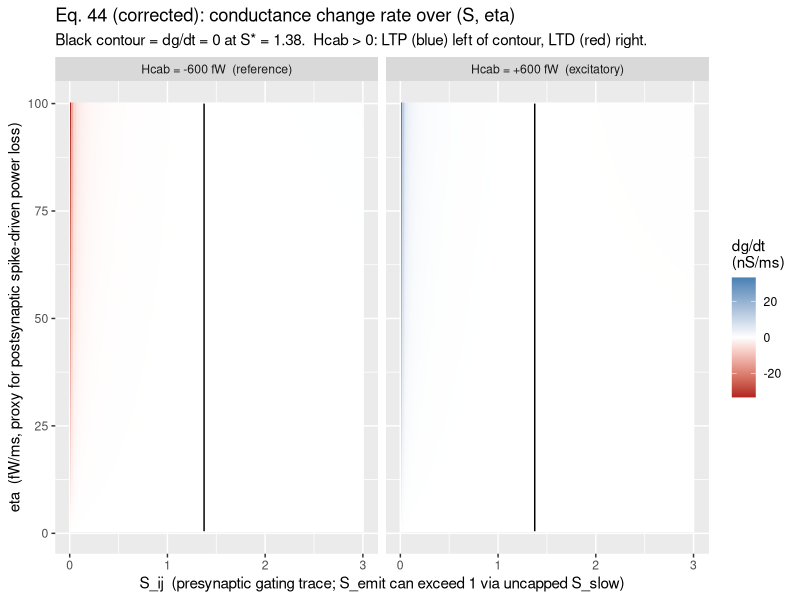
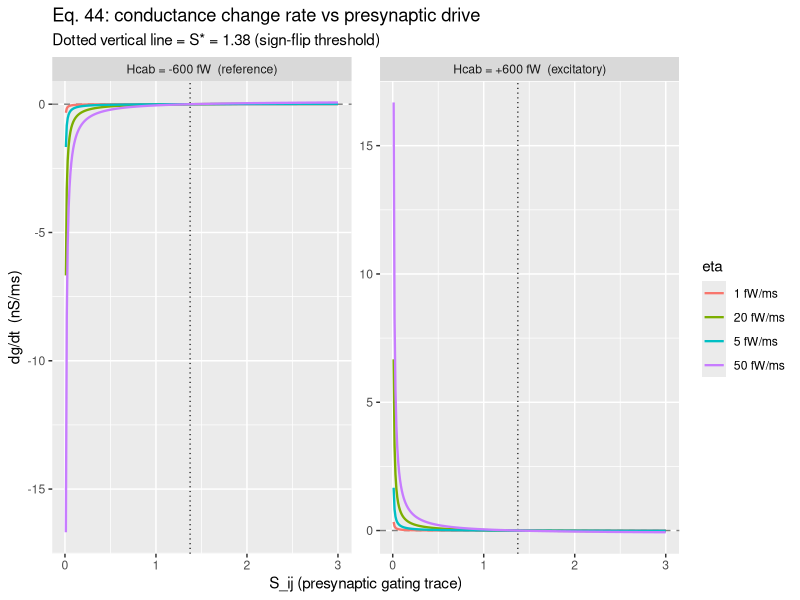
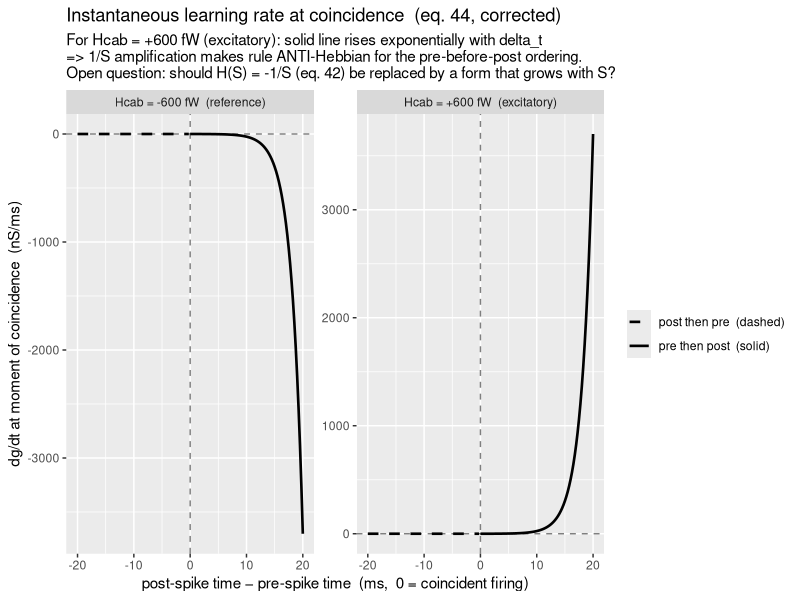

Write the R code that produced these figures, in order.
## =============================================================================
## scratch/hebbian_check.R
## Visualizing the Hebbian learning rule in DACx (paper sec. 2.1.6)
##
## PURPOSE
## -------
## The DACx paper derives a local Hebbian-style learning rule from the Baum-
## Eagon inequality (eq. 3) and the synaptic electrophysiology model (sec. 2.1.5).
## As of Sep 2026, this rule has NOT yet been implemented in the C++ source
## (src/DACx.cpp). This script checks whether the rule, as written, is consistent
## with "neurons that fire together, wire together" before implementation.
##
## HOW TO RUN
## ----------
## 1. library(DACx)   -- or install with devtools::install()
## 2. source("scratch/hebbian_check.R")
## Plots are printed to the active device. No network simulation is needed.
## The G_inf and g_syn values used here were derived offline from the EI-loops
## vignette network (see "Biologically realistic parameters" section below).
##
## BACKGROUND: THE DACx LEARNING RULE (sec. 2.1.6)
## -------------------------------------------------
## DACx neurons minimize electrical power H. The Baum-Eagon inequality implies:
##
##   (dH/dv)(dv/dt) <= 0                                              (eq. 34)
##
## Expanding through the chain rule for synaptic conductance g_ij (the spike-
## dependent conductance of the synapse from presynaptic cell j onto
## postsynaptic cell i) and rearranging gives the update rule:
##
##   dg_ij/dt = -(eta / Hcab_ij) * (G2_ij(g_ij)*H(S_ij) + O_ij)    (eq. 44)
##
## where:
##   G2_ij(g) = G_inf_ki(j) + 2g + g^2/G_inf_ki(j)     (eq. 41, "hyperbolic slope")
##   H(S)     = -1/S                                     (eq. 42, "hyperbolic decay")
##   O_ij(g)  = g + g^2/G_inf_ki(j)                      (eq. 43, "hyperbolic offset")
##
## and the auxiliary quantities are:
##   S_ij     = synaptic gating trace (eq. 30):
##                S_ij = S_fast_ij + phi * max(S_slow_ij - 1, 0)
##              S_fast is incremented by 1 at each presynaptic spike and decays
##              with tau_syn_fast (fast, distance-independent).
##              S_slow is also incremented by 1 at each presynaptic spike and
##              decays with tau_syn_slow * L_norm (slow, distance-stretched).
##              IMPORTANT: S_fast is capped at 1, but S_slow is NOT capped,
##              so S_ij can exceed 1 when the presynaptic cell fires repeatedly.
##              See network::BGT (src/DACx.cpp lines 3005-3006).
##
##   eta      = -dH_i/dt > 0, the rate at which total somatic power is falling.
##              This is largest during and just after a postsynaptic spike
##              (when I_spike dominates dH/dv). Proxy for postsynaptic activity.
##
##   Hcab_ij  = (v_cab_ij - v_eq_ij) * exp(L_ki(j)) * I_syn,i       (eq. 40)
##              where v_cab_ij is the passive-cable local voltage at synapse j
##              (eq. 27), v_eq_ij is the synaptic equilibrium potential,
##              L_ki(j) is the log-attenuation to the soma (eq. 19), and
##              I_syn,i is the TOTAL effective synaptic current at the soma of i
##              summed over all presynaptic inputs (NOT just from j).
##              Units: mV * nS * pA = fW (femtowatts).
##
##   G_inf_ki(j) = characteristic admittance of the dendritic segment holding
##                 synapse j (eq. 18): G_inf = pi*d^2 / (4*Ra*lambda),
##                 lambda = sqrt(d*Rm/(4*Ra)). Units: nS.
##
## From eq. 45 (dH_i/dg_ij = -eta * dt/dg_ij), eq. 46 follows directly:
##   dH_i/dg_ij = Hcab_ij / (G2_ij(g_ij)*H(S_ij) + O_ij)           (eq. 46)
##
## SIGN CORRECTION HISTORY (eq. 44)
## ----------------------------------
## The original derivation in the paper had a sign error: the bracket was written
## as (G2*H(S) - O) rather than (G2*H(S) + O). The corrected form is
## -(eta/Hcab)*(G2*H(S) + O) as implemented here. With H(S) = -1/S:
##   bracket = -G2/S + O
## This crosses zero at the threshold:
##   S* = G2(g) / O(g)
## Below S*: bracket < 0, so sign(dg/dt) = sign(eta/Hcab) = sign(Hcab) [since eta>0].
## Above S*: bracket > 0, so sign(dg/dt) = -sign(Hcab).
##
## SIGN OF Hcab FOR AN EXCITATORY SYNAPSE (outward-positive convention)
## ---------------------------------------------------------------------
## v_cab - v_eq: for excitatory (v_eq ~ 0 mV), v_cab ~ v_rest ~ -70 mV => ~-60 mV
## exp(L):       always positive
## I_syn,i:      excitatory (inward) current is negative in outward-positive convention
##               => I_syn,i ~ -10 pA for a modestly active postsynaptic cell
## => Hcab ~ (-60) * 1 * (-10) = +600 fW  (POSITIVE for excitatory synapse)
##
## With Hcab > 0: below S*, dg/dt > 0 (LTP); above S*, dg/dt < 0 (LTD).
##
## BIOLOGICALLY REALISTIC PARAMETERS (from EI-loops vignette network)
## -------------------------------------------------------------------
## Parameters were extracted using fetch.cell.type.params("spiny stellate")
## after building the tutorial_EI_loops.Rmd network:
##
##   g_syn (ss->ss)  = 0.4 nS          [cell type parameter]
##   g_syn (PV->ss)  = 4.0 nS          [cell type parameter]
##   Rm              = 20 kOhm.cm^2    [cell type cable parameter]
##   Ri              = 100 Ohm.cm      [cell type cable parameter]
##   dendrite d      = 0.1 to 0.4 um   [basal_radius=0.4, min_radius=0.1]
##
##   G_inf (eq. 18)  = 0.03 to 0.28 nS over the diameter range above.
##                     Use 0.15 nS as a representative mid-dendritic value.
##
##   => S* = G2(0.4, 0.15) / O(0.4, 0.15) ~ 1.38
##
## CRITICAL FINDING: S* ~ 1.38 is reachable in practice because S_emit can
## exceed 1 when S_slow > 1 (from repeated presynaptic bursting). This means
## the sign-flip threshold IS relevant to network dynamics.
##
## For ss->ss synapses (g=0.4, Ginf range 0.03-0.28): S* ranges ~1.1 to 1.7.
## For PV->ss synapses (g=4.0, same Ginf):             S* ranges ~1.0 to 1.1.
##
## (Previously, G_inf was mistakenly assumed to be ~2 nS, giving S* ~ 21
## which is unreachable. The correction came from using actual cable parameters.)
##
## WHAT EACH PLOT SHOWS
## --------------------
## Plot 1 (heatmap): dg/dt over the (S_ij, eta) plane. The zero-contour at
##   S* ~ 1.38 is visible. For Hcab=+600: LTP (blue) left of contour (low
##   presynaptic drive), LTD (red) right (high/sustained presynaptic drive).
##   Note the strong 1/S amplification near S=0 that dominates the color scale.
##
## Plot 2 (line plot): dg/dt vs S at fixed eta values. Clearly shows the sign
##   flip at S*, and that the magnitude is dominated by 1/S near S=0.
##
## Plot 3 (instantaneous probe): To cleanly separate the timing-dependence from
##   the 1/S blow-up that corrupted earlier time-integration attempts, this plot
##   computes dg/dt at the MOMENT the pre- and post-synaptic pulses first meet:
##
##   Pre fires first (delta_t >= 0): at t_post, S has decayed to exp(-delta_t/tau_S)
##     => dg/dt = dg_dt(eta_peak, Hcab, g0, Ginf0, S_peak*exp(-delta_t/tau_S))
##
##   Post fires first (delta_t < 0): at t_pre, eta has decayed to eta_peak*exp(delta_t/tau_eta)
##     => dg/dt = dg_dt(eta_peak*exp(delta_t/tau_eta), Hcab, g0, Ginf0, S_peak)
##
##   KEY FINDING: For Hcab=+600 (excitatory), the pre-then-post side (solid line)
##   shows dg/dt INCREASING exponentially as delta_t grows. This is because as S
##   decays, 1/S amplifies the update: the rule potentiates MORE when the pre
##   spike was a LONG time ago, not when it was recent. This is ANTI-Hebbian in
##   the temporal sense for the causal ordering.
##
##   The post-then-pre side (dashed) shows the expected Hebbian decay (proportional
##   to remaining eta), but its magnitude is tiny.
##
## OPEN QUESTION
## -------------
## The root cause is H(S) = -1/S (eq. 42). This makes the learning rate
## INVERSELY proportional to presynaptic drive: strongest when S is near zero
## (little/no recent presynaptic activity), weakest at peak S (strong recent
## presynaptic activity). The temporal profile for pre-before-post is therefore
## anti-Hebbian.
##
## A possible fix: replace H(S) = -1/S with H(S) = S (or H(S) = -S or similar
## monotone form) so that the learning rate grows with presynaptic drive. This
## would change the mathematical derivation (eqs. 39-44) and may alter what
## biological principle the rule implements.
##
## Alternatively: in the full network, Hcab_ij depends on I_syn,i (the global
## postsynaptic current, not just the jth synapse), which may introduce an
## additional coincidence-dependent modulation not captured here (where Hcab is
## held fixed). This coupling is a candidate for further exploration.
##
## RELATED CHANGES MADE IN THIS SESSION (Sep 2026)
## ------------------------------------------------
## - src/DACx.cpp line 3101: fixed sign of eq. 26. Was:
##     v_syn = v_syn_cable + v_syn_fast + v_syn_slow   (wrong: + instead of -)
##   Corrected to:
##     v_syn = v_syn_cable - (v_syn_fast + v_syn_slow)
## - vignettes/tutorial_EI_loops.Rmd: removed deleted parameter dendrite_velocity
##   from modify.cell.type() call (parameter removed from DACx.R when MET-based
##   dendritic propagation delay replaced the old velocity-based approach).
## =============================================================================

library(tidyverse)

## --- Core equations (DACx paper sec. 2.1.6) ---------------------------------

G2  <- function(g, Ginf) Ginf + 2 * g + g^2 / Ginf       # eq. 41
Hf  <- function(S)       -1 / S                            # eq. 42
Oij <- function(g, Ginf)  g + g^2 / Ginf                  # eq. 43

dg_dt <- function(eta, Hcab, g, Ginf, S) {
  -(eta / Hcab) * (G2(g, Ginf) * Hf(S) + Oij(g, Ginf))   # eq. 44 (corrected sign)
}

dH_dg <- function(Hcab, g, Ginf, S) {
  Hcab / (G2(g, Ginf) * Hf(S) + Oij(g, Ginf))             # eq. 46 (re-derived from corrected 44)
}

## --- Biologically realistic parameters --------------------------------------

g0    <- 0.4    # nS  (ss->ss g_syn, from EI-loops network cell type)
Ginf0 <- 0.15   # nS  (mid-dendritic G_inf, from eq. 18 + cable params above)

S_star <- G2(g0, Ginf0) / Oij(g0, Ginf0)
message(sprintf(
  "S* (dg/dt sign-flip threshold) = %.2f  [reachable: S_emit can exceed 1 via uncapped S_slow]",
  S_star
))

## --- Sanity check: eq. 45 identity dg/dt * dH/dg == -eta -------------------
## Verifies eqs. 44 and 46 are mutually consistent. NAs arise at the exact
## zero-crossing (S = S*) where the bracket = 0 and dH/dg has a pole; these
## are singular by construction, not bugs.

check_grid <- expand.grid(
  eta  = c(0.5, 5, 50),
  Hcab = c(-600, 600),
  g    = c(0.05, 0.1, 1),
  S    = c(0.05, 0.3, 0.8)
) |>
  mutate(
    lhs = dg_dt(eta, Hcab, g, Ginf0, S) * dH_dg(Hcab, g, Ginf0, S),
    rhs = -eta,
    ok  = abs(lhs - rhs) < 1e-9
  )
stopifnot(all(check_grid$ok[!is.na(check_grid$lhs)]))
message(sprintf(
  "Consistency check passed (dg/dt * dH/dg == -eta) at all %d non-singular points.",
  sum(!is.na(check_grid$lhs))
))

## --- Plot 1: heatmap of dg/dt over (S, eta) ---------------------------------
## S ranges to 3 because S_emit = S_fast + tA*max(S_slow-1,0) can exceed 1.
## The zero-contour at S* ~ 1.38 is visible. Hcab > 0: LTP left, LTD right.
## The 1/S blow-up near S=0 dominates the color scale.

grid1 <- expand.grid(
  S    = seq(0.01, 3, length.out = 200),
  eta  = seq(0.5, 100, length.out = 200),
  Hcab = c(-600, 600)
) |>
  mutate(
    dgdt     = dg_dt(eta, Hcab, g0, Ginf0, S),
    Hcab_lab = ifelse(Hcab > 0, "Hcab = +600 fW  (excitatory)", "Hcab = -600 fW  (reference)")
  )

p1 <- ggplot(grid1, aes(S, eta, fill = dgdt)) +
  geom_raster() +
  geom_contour(aes(z = dgdt), breaks = 0, color = "black", linewidth = 0.5) +
  scale_fill_gradient2(low = "firebrick", mid = "white", high = "steelblue", midpoint = 0) +
  facet_wrap(~Hcab_lab) +
  labs(
    x        = "S_ij  (presynaptic gating trace; S_emit can exceed 1 via uncapped S_slow)",
    y        = "eta  (fW/ms, proxy for postsynaptic spike-driven power loss)",
    fill     = "dg/dt\n(nS/ms)",
    title    = "Eq. 44 (corrected): conductance change rate over (S, eta)",
    subtitle = sprintf(
      "Black contour = dg/dt = 0 at S* = %.2f.  Hcab > 0: LTP (blue) left of contour, LTD (red) right.",
      S_star
    )
  )
print(p1)

## --- Plot 2: dg/dt vs S at fixed eta values ---------------------------------
## Shows the sign flip at S* and that the 1/S term dominates near S=0.
## For Hcab=+600: LTP for S < S*, LTD for S > S*; magnitude decreases with S.

grid2 <- expand.grid(
  S    = seq(0.01, 3, length.out = 300),
  eta  = c(1, 5, 20, 50),    # fW/ms
  Hcab = c(-600, 600)
) |>
  mutate(
    dgdt     = dg_dt(eta, Hcab, g0, Ginf0, S),
    Hcab_lab = ifelse(Hcab > 0, "Hcab = +600 fW  (excitatory)", "Hcab = -600 fW  (reference)"),
    eta_lab  = factor(paste0(eta, " fW/ms"))
  )

p2 <- ggplot(grid2, aes(S, dgdt, color = eta_lab)) +
  geom_hline(yintercept = 0, linetype = "dashed", color = "grey50") +
  geom_vline(xintercept = S_star, linetype = "dotted", color = "black", linewidth = 0.4) +
  geom_line(linewidth = 0.8) +
  facet_wrap(~Hcab_lab, scales = "free_y") +
  labs(
    x        = "S_ij (presynaptic gating trace)",
    y        = "dg/dt  (nS/ms)",
    color    = "eta",
    title    = "Eq. 44: conductance change rate vs presynaptic drive",
    subtitle = sprintf("Dotted vertical line = S* = %.2f (sign-flip threshold)", S_star)
  )
print(p2)

## --- Plot 3: instantaneous learning-rate-at-coincidence probe ---------------
## Time-integration is dominated by the 1/S blow-up: even tiny remaining S
## produces enormous dg/dt via -G2/S, so the cumulative integral saturates
## regardless of timing. To isolate timing-dependence cleanly, we instead
## compute dg/dt at the SINGLE MOMENT the two pulses first overlap:
##
##   Pre fires first (delta_t >= 0):
##     At t = t_post, S has decayed from S_peak to S_peak*exp(-delta_t/tau_S).
##     eta is at full peak eta_peak (post spike just arrived).
##     => dg/dt = dg_dt(eta_peak, Hcab, g0, Ginf0, S_peak*exp(-delta_t/tau_S))
##
##   Post fires first (delta_t < 0):
##     At t = t_pre, S = S_peak (pre spike just arrived).
##     eta has decayed to eta_peak*exp(delta_t/tau_eta)  [delta_t negative].
##     => dg/dt = dg_dt(eta_peak*exp(delta_t/tau_eta), Hcab, g0, Ginf0, S_peak)
##
## tau_S   = tau_syn_fast = 2 ms (ss->ss, from cell type params)
## tau_eta = 5 ms (phenomenological postsynaptic spike-power-loss decay)
## S_peak  = 1   (one BGT spike increments S_fast by 1, then S_fast is capped at 1)
## eta_peak = 50 fW/ms (near-spike peak power-dissipation rate)
##
## KEY RESULT (Hcab = +600, excitatory):
##   Post-then-pre (dashed, delta_t < 0): dg/dt is tiny, decaying smoothly as
##     |delta_t| grows. Standard Hebbian decay -- but magnitude small.
##   Pre-then-post  (solid, delta_t > 0): dg/dt INCREASES exponentially with
##     delta_t, because S = S_peak*exp(-delta_t/tau_S) shrinks and 1/S grows.
##     => The rule potentiates MOST when the pre spike was a LONG time ago.
##        This is ANTI-Hebbian in the causal (pre-before-post) temporal sense.
##
## The root cause is H(S) = -1/S (eq. 42). If H(S) were instead proportional
## to S, the learning rate would grow WITH presynaptic drive, producing a
## conventional STDP profile. Whether this is an error in eq. 42 or an
## intentional choice with a different biological rationale is the open question.

tau_S    <- 2.0    # ms  (tau_syn_fast, ss->ss)
tau_eta  <- 5.0    # ms  (postsynaptic power-loss decay)
S_peak   <- 1.0    # single spike increments S_fast by 1 (then capped at 1 in BGT)
eta_peak <- 50.0   # fW/ms

deltas_fine <- seq(-20, 20, by = 0.25)

rate_at_coincidence <- function(delta_t, Hcab) {
  if (delta_t >= 0) {
    S_at_post <- S_peak * exp(-delta_t / tau_S)
    dg_dt(eta_peak, Hcab, g0, Ginf0, S_at_post)
  } else {
    eta_at_pre <- eta_peak * exp(delta_t / tau_eta)   # delta_t < 0
    dg_dt(eta_at_pre, Hcab, g0, Ginf0, S_peak)
  }
}

stdp_instant <- bind_rows(
  tibble(delta_t = deltas_fine, Hcab =  600,
         dgdt_at_coincidence = map_dbl(deltas_fine, rate_at_coincidence, Hcab =  600)),
  tibble(delta_t = deltas_fine, Hcab = -600,
         dgdt_at_coincidence = map_dbl(deltas_fine, rate_at_coincidence, Hcab = -600))
) |>
  mutate(
    Hcab_lab = ifelse(Hcab > 0, "Hcab = +600 fW  (excitatory)", "Hcab = -600 fW  (reference)"),
    side     = ifelse(delta_t >= 0, "pre then post  (solid)", "post then pre  (dashed)")
  )

p3 <- ggplot(stdp_instant, aes(delta_t, dgdt_at_coincidence, linetype = side)) +
  geom_hline(yintercept = 0, color = "grey50", linetype = "dashed") +
  geom_vline(xintercept = 0, color = "grey50", linetype = "dashed") +
  geom_line(linewidth = 0.9) +
  facet_wrap(~Hcab_lab, scales = "free_y") +
  scale_linetype_manual(values = c("pre then post  (solid)"  = "solid",
                                   "post then pre  (dashed)" = "dashed")) +
  labs(
    x        = "post-spike time \u2212 pre-spike time  (ms,  0 = coincident firing)",
    y        = "dg/dt at moment of coincidence  (nS/ms)",
    linetype = NULL,
    title    = "Instantaneous learning rate at coincidence  (eq. 44, corrected)",
    subtitle = paste0(
      "For Hcab = +600 fW (excitatory): solid line rises exponentially with delta_t\n",
      "=> 1/S amplification makes rule ANTI-Hebbian for the pre-before-post ordering.\n",
      "Open question: should H(S) = -1/S (eq. 42) be replaced by a form that grows with S?"
    )
  )
print(p3)
